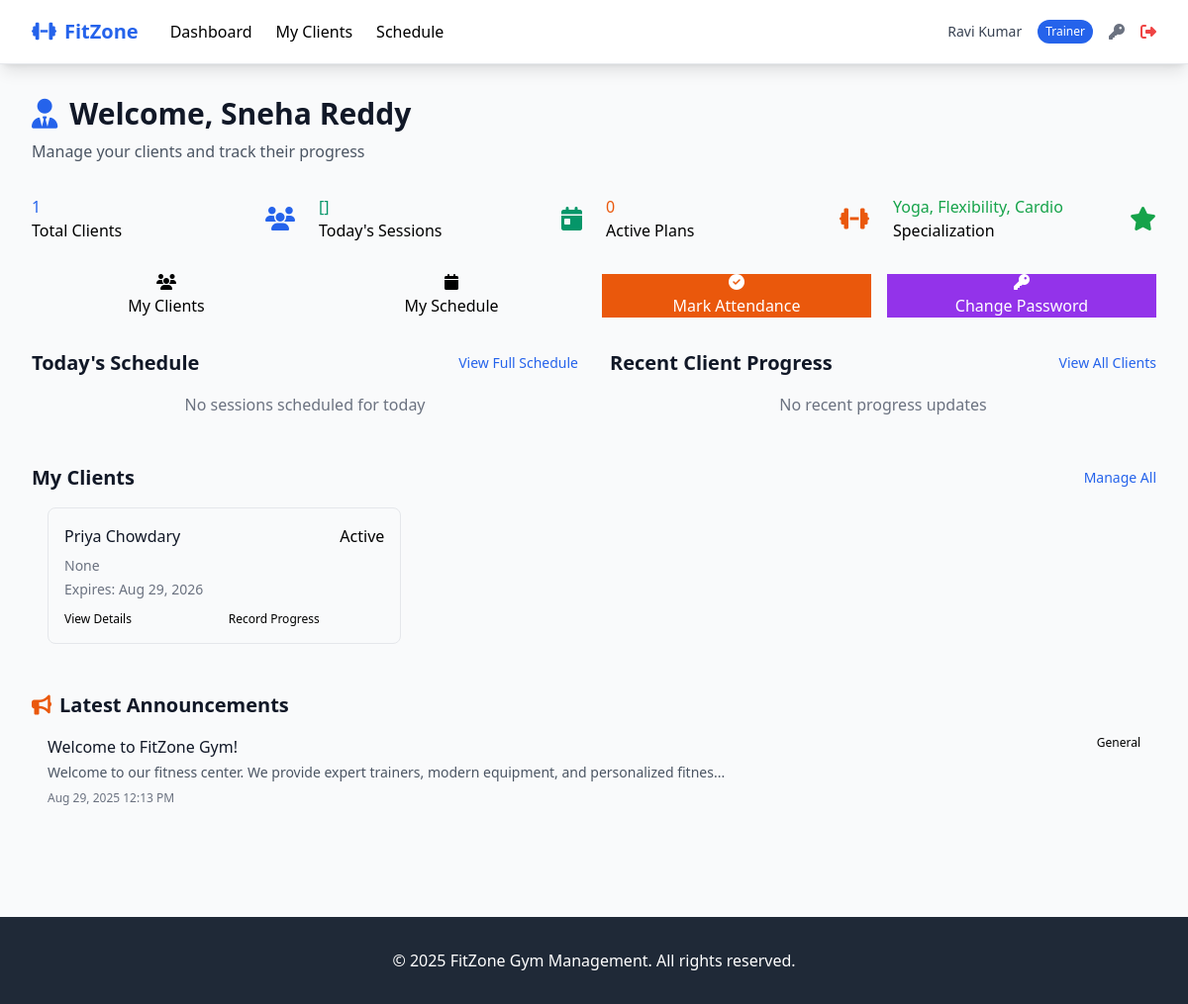
The page /trainer/dashboard (signed in) on the database as committed earlier.
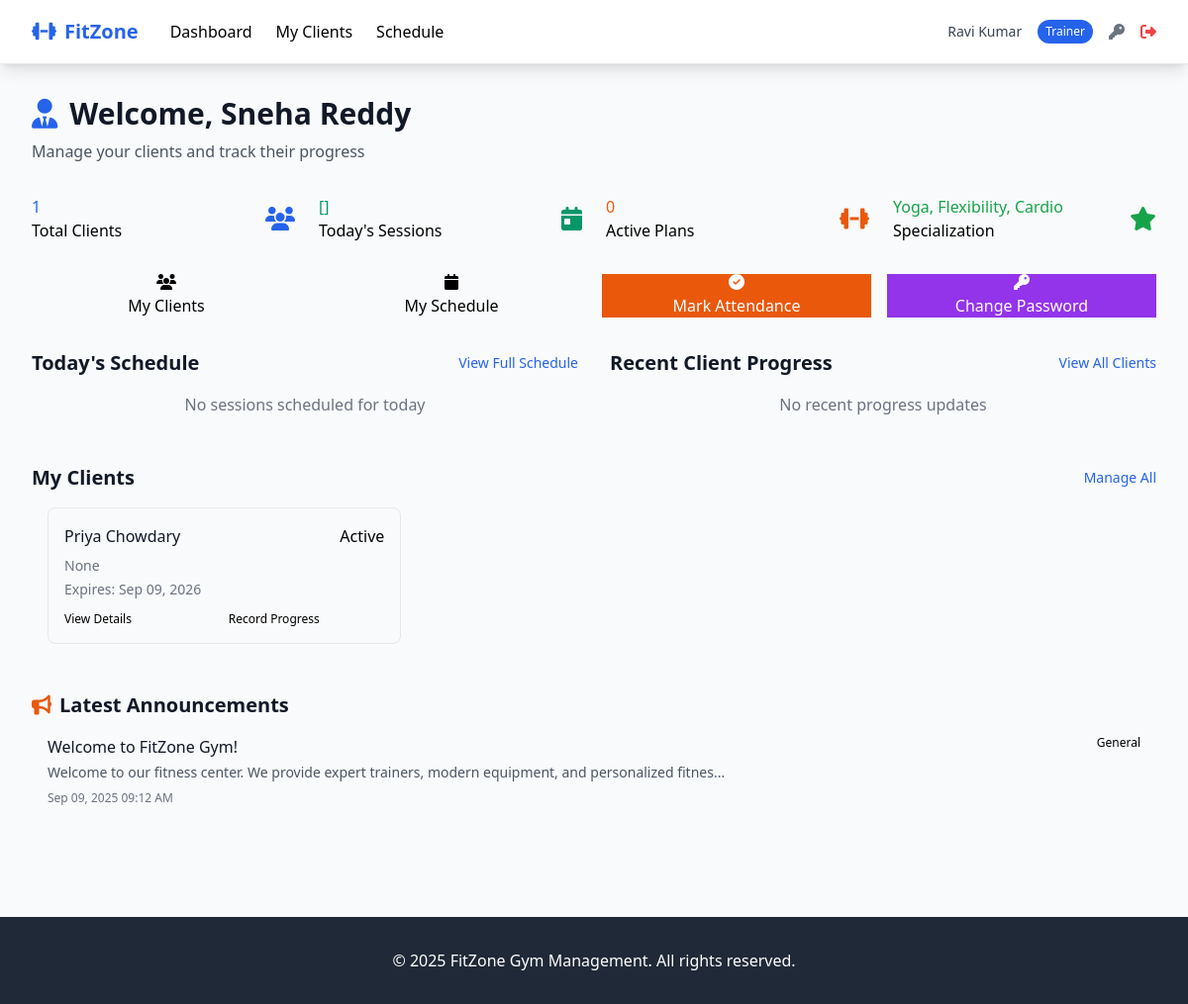
The same page on the database as committed later.
### tables this page shows
CREATE TABLE members (
            id INTEGER PRIMARY KEY AUTOINCREMENT,
            user_id INTEGER,
            membership_plan_id INTEGER,
            phone TEXT NOT NULL,
            emergency_contact TEXT,
            emergency_phone TEXT,
            address TEXT,
            date_of_birth DATE,
            weight DECIMAL(5,2),
            height DECIMAL(5,2),
            medical_conditions TEXT,
            fitness_goals TEXT,
            membership_start_date DATE,
            membership_end_date DATE,
            status TEXT DEFAULT 'active' CHECK (status IN ('active', 'inactive', 'suspended')),
            trainer_id INTEGER,
            created_at TIMESTAMP DEFAULT CURRENT_TIMESTAMP,
            updated_at TIMESTAMP DEFAULT CURRENT_TIMESTAMP,
            FOREIGN KEY (user_id) REFERENCES users (id),
            FOREIGN KEY (membership_plan_id) REFERENCES membership_plans (id),
            FOREIGN KEY (trainer_id) REFERENCES trainers (id)
        );

CREATE TABLE announcements (
            id INTEGER PRIMARY KEY AUTOINCREMENT,
            title TEXT NOT NULL,
            content TEXT NOT NULL,
            announcement_type TEXT CHECK (announcement_type IN ('general', 'maintenance', 'event', 'offer')),
            target_audience TEXT CHECK (target_audience IN ('all', 'members', 'trainers')),
            is_public BOOLEAN DEFAULT 0,
            is_active BOOLEAN DEFAULT 1,
            start_date DATE,
            end_date DATE,
            created_by INTEGER, -- admin user_id
            created_at TIMESTAMP DEFAULT CURRENT_TIMESTAMP,
            FOREIGN KEY (created_by) REFERENCES users (id)
        );

CREATE TABLE users (
            id INTEGER PRIMARY KEY AUTOINCREMENT,
            username TEXT UNIQUE NOT NULL,
            email TEXT UNIQUE NOT NULL,
            password_hash TEXT NOT NULL,
            role TEXT NOT NULL CHECK (role IN ('admin', 'member', 'trainer')),
            full_name TEXT NOT NULL,
            phone TEXT,
            is_active BOOLEAN DEFAULT 1,
            created_at TIMESTAMP DEFAULT CURRENT_TIMESTAMP,
            updated_at TIMESTAMP DEFAULT CURRENT_TIMESTAMP
        );

### routes/trainer_routes.py (the view)
@trainer_routes_bp.route('/dashboard')
@trainer_required
def dashboard():
    try:
        trainer_id = session.get('trainer_id')
        trainer = Trainer.get_by_id(trainer_id)
        total_clients = Member.get_trainer_client_count(trainer_id)
        today_sessions = Attendance.get_trainer_daily_sessions(trainer_id, date.today())
        active_workout_plans = MemberWorkoutPlan.get_trainer_active_plans_count(trainer_id)
        todays_schedule = Attendance.get_trainer_schedule(trainer_id, date.today())
        recent_progress = Progress.get_trainer_client_progress(trainer_id, limit=5)
        assigned_clients = Member.get_trainer_clients(trainer_id)
        announcements = Announcement.get_for_role('trainer')
        return render_template('trainer/dashboard.html',
                             trainer=trainer,
                             total_clients=total_clients,
                             today_sessions=today_sessions,
                             active_workout_plans=active_workout_plans,
                             todays_schedule=todays_schedule,
                             recent_progress=recent_progress,
                             assigned_clients=assigned_clients,
                             announcements=announcements)
    except Exception as e:
        flash('Error loading dashboard data.')
        return render_template('trainer/dashboard.html', trainer=None)

### models/attendance.py (called while the page is built)
    @classmethod
    def _db_path(cls):
        return current_app.config.get('DATABASE_PATH', 'gym_management.db')

    @classmethod
    def get_trainer_daily_sessions(cls, trainer_id, attendance_date=None):
        if attendance_date is None:
            attendance_date = date.today()
        db_path = cls._db_path()
        date_param = attendance_date.isoformat() if isinstance(attendance_date, date) else attendance_date
        query = '''
            SELECT a.*, um.full_name as member_name
            FROM attendance a
            LEFT JOIN members m ON a.member_id = m.id
            LEFT JOIN users um ON m.user_id = um.id
            WHERE a.trainer_id = ? AND a.date = ?
            ORDER BY a.check_in_time
        '''
        results = execute_query(query, (trainer_id, date_param), db_path, fetch=True)
        return [cls._from_attendance_row(r, extras_order=['member_name']) for r in results]

### models/database.py (called while the page is built)
def get_db_connection(db_path='gym_management.db'):
    conn = sqlite3.connect(db_path)
    conn.row_factory = sqlite3.Row
    conn.execute("PRAGMA foreign_keys = ON")
    return conn

### templates/trainer/dashboard.html (shortened to what the changed rows need)
{% extends "base.html" %}
{% block content %}
<div class="mb-8">
    <h1 class="text-3xl font-bold text-gray-900 mb-2">
        <i class="fas fa-user-tie mr-3 text-primary"></i>Welcome, {{ trainer.full_name if trainer else 'Trainer' }}
    </h1>
</div>
<div class="grid grid-cols-1 lg:grid-cols-2 gap-8 mb-8">
    <div class="card">
        <div class="card-header flex justify-between items-center">
            <h2 class="text-xl font-semibold text-gray-900">Today's Schedule</h2>
        </div>
    </div>
    <div class="card">
        <div class="card-header flex justify-between items-center">
            <h2 class="text-xl font-semibold text-gray-900">Recent Client Progress</h2>
        </div>
    </div>
</div>
<div class="card">
    <div class="card-header flex justify-between items-center">
        <h2 class="text-xl font-semibold text-gray-900">My Clients</h2>
    </div>
    <div class="card-body p-0">
        {% if assigned_clients %}
        <div class="grid grid-cols-1 md:grid-cols-2 lg:grid-cols-3 gap-4 p-4">
            {% for client in assigned_clients[:6] %}
            <div class="border border-gray-200 rounded-lg p-4 hover:shadow-sm transition-shadow">
                <div class="flex items-center justify-between mb-2">
                    <div class="font-medium text-gray-900">{{ client.full_name }}</div>
                    <span class="badge badge-{{ 'success' if client.status == 'active' else 'warning' }}">
                        {{ client.status|title }}
                    </span>
                </div>
                <div class="text-sm text-gray-500 space-y-1">
                    <div>{{ client.email }}</div>
                    {% if client.membership_end_date %}
                    <div>Expires: {{ client.membership_end_date.strftime('%b %d, %Y') }}</div>
                    {% endif %}
                </div>
                <div class="mt-3 flex space-x-2">
                    <a href="{{ url_for('trainer_routes.client_details', member_id=client.id) }}"
                       class="btn btn-primary text-xs flex-1">View Details</a>
                    <a href="{{ url_for('trainer_routes.record_progress', member_id=client.id) }}"
                       class="btn btn-secondary text-xs flex-1">Record Progress</a>
                </div>
            </div>
            {% endfor %}
        </div>
        {% else %}
        <div class="p-8 text-center">
            <i class="fas fa-users text-gray-400 text-4xl mb-4"></i>
            <h3 class="text-lg font-medium text-gray-900 mb-2">No clients assigned</h3>
            <p class="text-gray-500">Clients will appear here when assigned by admin</p>
        </div>
        {% endif %}
    </div>
</div>
{% if announcements %}
<div class="card mt-8">
    <div class="card-header">
        <h2 class="text-xl font-semibold text-gray-900">
            <i class="fas fa-bullhorn mr-2 text-accent"></i>Latest Announcements
        </h2>
    </div>
    <div class="card-body p-0">
        <div class="divide-y divide-gray-200">
            {% for announcement in announcements[:3] %}
            <div class="p-4 hover:bg-gray-50">
                <div class="flex justify-between items-start">
                    <div>
                        <h3 class="font-medium text-gray-900">{{ announcement.title }}</h3>
                        <p class="text-sm text-gray-600 mt-1">{{ announcement.content[:100] }}...</p>
                        <div class="text-xs text-gray-500 mt-2">
                            {{ announcement.created_at|datetimeformat }}
                        </div>
                    </div>
                    <span class="badge badge-info text-xs">{{ announcement.announcement_type|title }}</span>
                </div>
            </div>
            {% endfor %}
        </div>
    </div>
</div>
{% endif %}
{% endblock %}

Rows that differ between the two databases and show on the page:
changed members "Active": membership_end_date "Aug 29, 2026" → "Sep 09, 2026"
changed announcements "Welcome to FitZone Gym!": created_at "Aug 29, 2025 12:13 PM" → "Sep 09, 2025 09:12 AM"
